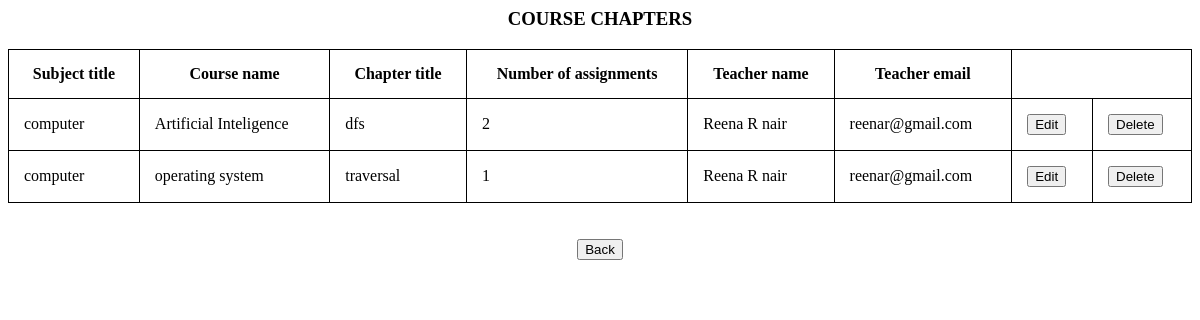
The app's page /chapter_ad with its own data.
### learn/models.py (models this page shows, shortened)
class Subject(models.Model):
    Subject_title = models.CharField(max_length=200, null=True)
    Course_title = models.CharField(max_length=200, null=True)
    Course_brief = models.TextField(null=True)
    Course_duration = models.IntegerField(null=True)
    Num_of_chapters = models.IntegerField(null=True)
    Course_fee = models.FloatField(null=True)
    Language = models.CharField(max_length=200, null=True)
    Chapter_title = models.CharField(max_length=200, null=True)
    Num_of_assignments = models.IntegerField(null=True)
    Chapter_Content_name = models.ImageField(upload_to='media', null = True)
    Chapter_text_content = models.TextField(null=True)
    Chapter_Content_type = models.CharField(max_length=200,null=True)
    Chapter_Content_Is_mandatory = models.BooleanField(null=True)
    Chapter_Content_Time_required_in_sec = models.IntegerField(null=True)
    Chapter_Content_Is_open_for_free = models.BooleanField(null=True)
    Sub_reg = models.ForeignKey(Registration, on_delete=models.SET_NULL, null = True)

class Registration(models.Model):
    First_name = models.CharField(max_length=200, null=True)
    Last_name = models.CharField(max_length=200, null=True)
    Email = models.EmailField(max_length=200, null=True)
    Password = models.CharField(max_length=200, null=True)
    Registration_date = models.DateField(auto_now_add=True, null=True)
    Num_of_courses_enrolled = models.IntegerField(default=0, null=True)
    Num_of_courses_completed = models.IntegerField(default=0, null=True)
    Qualification = models.TextField(null=True)
    Introduction_brief = models.TextField(null=True)
    Image = models.ImageField(upload_to='media', null=True)
    Num_of_enrolled_students = models.IntegerField(null=True)
    Average_review_rating = models.IntegerField(null=True)
    Num_of_reviews = models.IntegerField(null=True)
    About_website = models.TextField(null=True)
    User_role = models.CharField(max_length=200, null=True)
    user = models.OneToOneField(User,on_delete = models.CASCADE, null = True)

### learn/views.py (the view)
# urls.py: path('chapter_ad',learn.views.chapter_ad,name='chapter_ad'),
def chapter_ad(request):
    dd = Subject.objects.all()
    gt = Registration.objects.all()
    sub_nam = []
    cou_nam = []
    ch_tit = []
    n_o_a = []
    tea_em = []
    tea_fn = []
    tea_ln = []
    c_id = []
    for i in dd:
        sub_nam.append(i.Subject_title)
        cou_nam.append(i.Course_title)
        ch_tit.append(i.Chapter_title)
        n_o_a.append(i.Num_of_assignments)
        c_id.append(i.id)
        for t in gt:
            if t == i.Sub_reg:
                tea_em.append(t.Email)
                tea_fn.append(t.First_name)
                tea_ln.append(t.Last_name)
    lenn = len(sub_nam)
    for z in range(lenn):
        kpk = len(sub_nam)
        r = int(z)
        r += 1
        try:
            a = sub_nam[z]
            b = cou_nam[z]
            c = tea_em[z]
            d = ch_tit[z]
        except:
            break
        for k in range(lenn):
            if int(r) >= int(kpk):
                continue
            try:
                if sub_nam[r] == a and cou_nam[r] == b and tea_em[r] == c and ch_tit[r] == d:
                    del sub_nam[r]
                    del cou_nam[r]
                    del ch_tit[r]
                    del n_o_a[r]
                    del tea_em[r]
                    del tea_fn[r]
                    del tea_ln[r]
                    del c_id[r]
                    r -= 1
                r += 1
            except:
                break
    grg1 = zip(sub_nam, cou_nam, ch_tit, n_o_a, tea_em, tea_fn, tea_ln, c_id)
    return render(request, 'chap_ad.html', {'grg1': grg1})

### Templates/chap_ad.html (shortened to what this page needs)
{% load static %}
<html lang="en">
<head>
   <link rel="stylesheet" type="text/css" href="{% static 'trt.css' %}">
</head>
<body class= "pic" background="{% static 'trt.jpg' %}" >
<h3 align="center">COURSE CHAPTERS</h3>
<table  style="width:100%">
   <tr>
      <th>
         Subject title
      </th>
      <th>
         Course name
      </th>
      <th>
         Chapter title
      </th>
      <th>
         Number of assignments
      </th>
        <th>
         Teacher name
      </th>
        <th>
         Teacher email
      </th>
   </tr>
   {% for a,b,c,d,h,i,j,k in grg1 %}
   <tr>
      <td>
         {{a}}
      </td>
      <td>
         {{b}}
      </td>
      <td>
         {{c}}
      </td>
      <td>
         {{d}}
      </td>
        <td>
         {{i}} {{j}}
      </td>
        <td>
         {{h}}
      </td>
      <td>
         <button type="submit" onclick="location.href='{% url 'edit_chapter1' a b c h k %}'" name='t_h'>Edit</button>
      </td>
      <td>
         <button type="submit" onclick="location.href='{% url 'delete_chapter1' a b c h %}'" name='del'>Delete</button>
      </td>
   </tr>
   {% endfor %}
</table><br><br>
<div align="center">
   <button type="submit" onclick="location.href='{% url 'admin_home' %}'" name='mybtn2'>Back</button>
</div>
</body>
</html>

### static/trt.css (style rules this page uses)
* { box-sizing: border-box }
.pic { background-repeat: no-repeat; background-attachment: fixed; background-size: cover; background-size: 100%; }

### Templates/chap_ad.html (style rules this page uses)
table, th, td { border: 1px solid black; border-collapse: collapse; }
th, td { padding: 15px; }

### records on screen
Subject: grg1 "computer", grg1 "Artificial Inteligence", grg1 "dfs"
Registration: grg1 "Reena" "Reena", grg1 "R nair" "R nair", grg1 "reenar@gmail.com" "reenar@gmail.com"
Subject: grg1 "computer", grg1 "operating system", grg1 "traversal"

### other values on screen
{{ d }} "2" "1"
